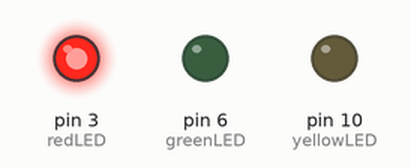
This sketch was run on a simulated Arduino Uno, built with avr-gcc and run on an emulated ATmega328P. On the bench: output pins drawn as LEDs (lit = HIGH).

Above: at 2.0 s.
At 6.0 s:
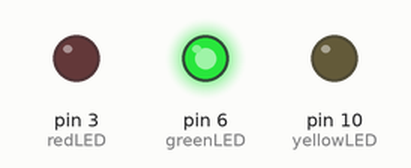
At 8.7 s:
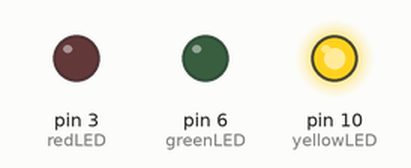
Timing chart, 0 to 12.4 s (numbered marks = the images above):
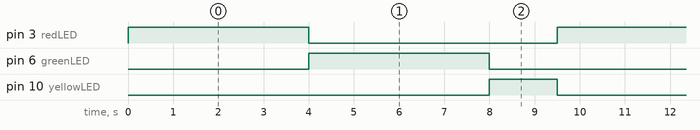

Measured:
- by itself, pin 3 (redLED), pin 6 (greenLED): alternates HIGH for 4.0 s and LOW for 5.5 s
- by itself, pin 10 (yellowLED): alternates HIGH for 1.5 s and LOW for 8.0 s
- by itself, everything shown: repeats every 9.5 s, in 3 steps

The sketch:

TrafficLightSystem.ino
```cpp
// Initialize variables for the LED pins
const int redLED = 3;
const int yellowLED = 10;
const int greenLED = 6;

void setup() {
  // Configure each LED pin to output power
  pinMode(redLED, OUTPUT);
  pinMode(yellowLED, OUTPUT);
  pinMode(greenLED, OUTPUT);

}

void loop() {
  // Turn Red ON, others OFF
  digitalWrite(redLED, HIGH);
  digitalWrite(yellowLED, LOW);
  digitalWrite(greenLED, LOW);
  delay(4000);     // Wait for 4 seconds

  // Turn Green ON, others OFF
  digitalWrite(redLED, LOW);
  digitalWrite(yellowLED, LOW);
  digitalWrite(greenLED, HIGH);
  delay(4000);     // Also wait fo 4 seconds

  // Turn Yellow ON, others OFF
  digitalWrite(redLED, LOW);
  digitalWrite(yellowLED, HIGH);
  digitalWrite(greenLED, LOW);
  delay(1500);     // Wait for 1.5 seconds

}
```
